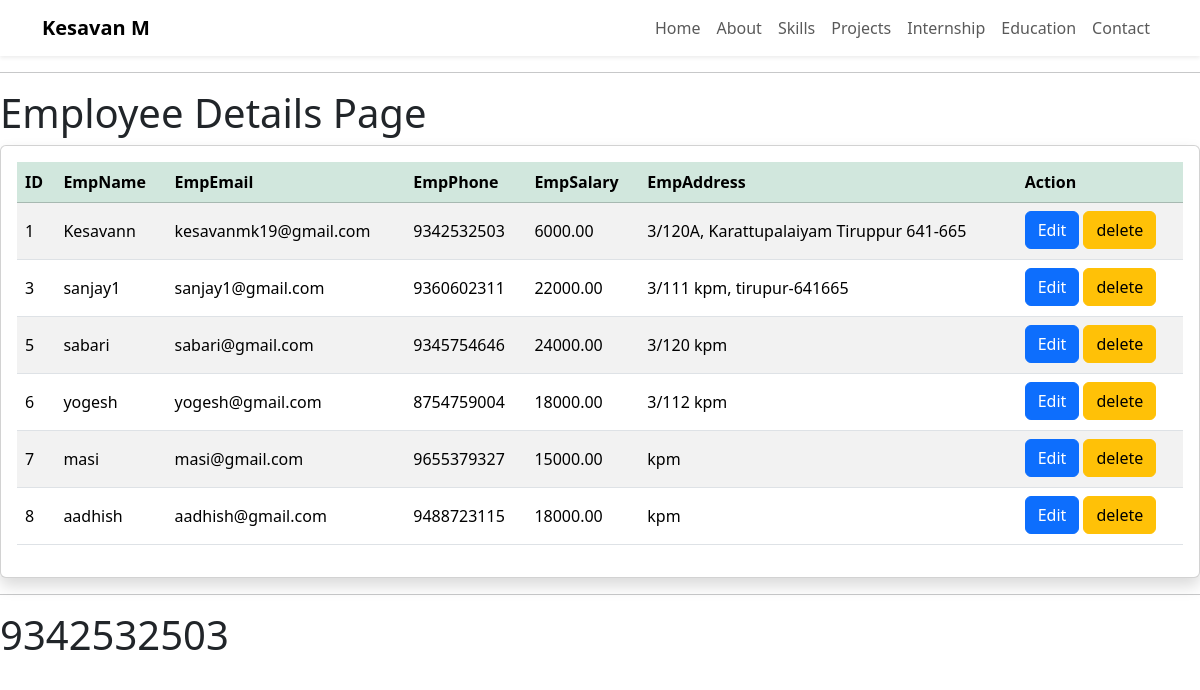
Screenshot of /employee_detailes/ with the database file from the repository.
### Myapp/models.py (models this page shows, shortened)
class Portfolio(models.Model):
    name = models.CharField(max_length=100)
    title = models.CharField(max_length=100)
    profile_image = models.ImageField(upload_to='profile/')
    about = models.TextField()
    email = models.EmailField(unique=True)
    phone = models.CharField(max_length=15)
    location = models.CharField(max_length=100)
    hero_description = models.TextField(blank=True, null=True)
    github = models.URLField()
    linkedin = models.URLField()
    resume = models.FileField(upload_to='resume/')

class Employee(models.Model):
    emp_name = models.CharField(max_length=100)
    emp_email = models.EmailField(unique=True)
    emp_phone = models.CharField(max_length=15)
    emp_salary = models.DecimalField(max_digits=10,decimal_places=2)
    emp_address = models.TextField()

### Myapp/views.py (the view)
# urls.py: path("employee_detailes/", views.EmployeeDetailsView, name="employee_detailes"),
def EmployeeDetailsView(request):
    employees = Employee.objects.all()
    context = {
        'employees' : employees
    }
    return render(request, "employee_details.html", context)

### Myapp/context_processor.py (called while the page is built)
def profile_data(request):
    profile = Portfolio.objects.first()
    return {
        "profile" : profile,
    }

def skill_data(request):
    skills = Skill.objects.all()
    return {
        "skills": skills
    }

def education_data(request):
    educations = Education.objects.all()
    return{
        "educations" : educations
    }

### Myapp/templates/employee_details.html (shortened to what this page needs)
{% extends 'base.html' %}
{% block content %}
<h1>Employee Details Page</h1>
<div class="card shadow">
    <div class="card-body">
        <div class="table-responsive">
        <table class="table table-hover table-striped">
            <thead class="table-success">
                <tr>
                    <th>ID</th>
                    <th>EmpName</th>
                    <th>EmpEmail</th>
                    <th>EmpPhone</th>
                    <th>EmpSalary</th>
                    <th>EmpAddress</th>
                    <th>Action</th>
                </tr>
            </thead>
            <tbody>
                {% for employee in employees %}
                <tr>
                    <td class="py-3">{{ employee.id }}</td>
                    <td class="py-3">{{ employee.emp_name }}</td>
                    <td class="py-3">{{ employee.emp_email }}</td>
                    <td class="py-3">{{ employee.emp_phone }}</td>
                    <td class="py-3">{{ employee.emp_salary }}</td>
                    <td class="py-3">{{ employee.emp_address }}</td>
                    <td>
                        <a href="{% url 'employee_edit' employee.id %}" class="btn btn-primary">
                            Edit
                        </a>
                        <a href="{% url 'employee_delete' employee.id %}" class="btn btn-warning">
                            delete
                        </a>
                    </td>
                </tr>
                {% endfor %}
            </tbody>
        </table>
        </div>
    </div>
</div>
{% endblock %}

### Myapp/templates/includes/navbar.html (shortened to what this page needs)
<nav class="navbar navbar-expand-lg bg-white shadow-sm sticky-top">
    <div class="container">
        <a class="navbar-brand fw-bold" href="#">
            {{ profile.name }}
        </a>
        <div class="collapse navbar-collapse"
             id="navbar">
            <ul class="navbar-nav ms-auto">
                <li class="nav-item">
                    <a class="nav-link" href="#home">Home</a>
                </li>
                <li class="nav-item">
                    <a class="nav-link" href="#about">About</a>
                </li>
                <li class="nav-item">
                    <a class="nav-link" href="#skills">Skills</a>
                </li>
                <li class="nav-item">
                    <a class="nav-link" href="#projects">Projects</a>
                </li>
                <li class="nav-item">
                    <a class="nav-link" href="#internship">Internship</a>
                </li>
                <li class="nav-item">
                    <a class="nav-link" href="#education">Education</a>
                </li>
                <li class="nav-item">
                    <a class="nav-link" href="#contact">Contact</a>
                </li>
            </ul>
        </div>
    </div>
</nav>
<div class="position-fixed top-0 end-0 p-3" style="z-index: 1055;">
</div>

### Myapp/templates/includes/footer.html (shortened to what this page needs)
<!DOCTYPE html>
<html lang="en">
<head>
</head>
<body>
    <h1>{{ profile.phone }}</h1>
</body>
</html>

### rows the page displays
Portfolio: name "Kesavan M", phone "9342532503"
Employee: id "1", emp_name "Kesavann", emp_email "kesavanmk19@gmail.com", emp_phone "9342532503", emp_salary "6000.00", emp_address "3/120A, Karattupalaiyam Tiruppur 641-665"
Employee: id "3", emp_name "sanjay1", emp_email "sanjay1@gmail.com", emp_phone "9360602311", emp_salary "22000.00", emp_address "3/111 kpm, tirupur-641665"
Employee: id "5", emp_name "sabari", emp_email "sabari@gmail.com", emp_phone "9345754646", emp_salary "24000.00", emp_address "3/120 kpm"
Employee: id "6", emp_name "yogesh", emp_email "yogesh@gmail.com", emp_phone "8754759004", emp_salary "18000.00", emp_address "3/112 kpm"
Employee: id "7", emp_name "masi", emp_email "masi@gmail.com", emp_phone "9655379327", emp_salary "15000.00", emp_address "kpm"
Employee: id "8", emp_name "aadhish", emp_email "aadhish@gmail.com", emp_phone "9488723115", emp_salary "18000.00", emp_address "kpm"
